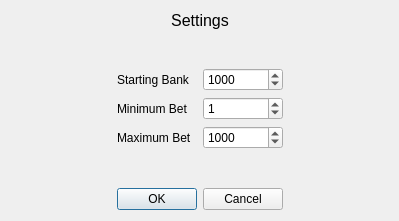
<?xml version="1.0" encoding="UTF-8"?>
<ui version="4.0">
 <class>Dialog</class>
 <widget class="QDialog" name="Dialog">
  <property name="geometry">
   <rect>
    <x>0</x>
    <y>0</y>
    <width>399</width>
    <height>221</height>
   </rect>
  </property>
  <property name="windowTitle">
   <string>Dialog</string>
  </property>
  <layout class="QGridLayout" name="gridLayout">
   <item row="4" column="1">
    <widget class="QDialogButtonBox" name="buttonBox">
     <property name="orientation">
      <enum>Qt::Horizontal</enum>
     </property>
     <property name="standardButtons">
      <set>QDialogButtonBox::Cancel|QDialogButtonBox::Ok</set>
     </property>
    </widget>
   </item>
   <item row="0" column="1">
    <widget class="QLabel" name="label">
     <property name="font">
      <font>
       <pointsize>12</pointsize>
      </font>
     </property>
     <property name="text">
      <string>Settings</string>
     </property>
     <property name="alignment">
      <set>Qt::AlignCenter</set>
     </property>
    </widget>
   </item>
   <item row="3" column="1">
    <spacer name="verticalSpacer">
     <property name="orientation">
      <enum>Qt::Vertical</enum>
     </property>
     <property name="sizeHint" stdset="0">
      <size>
       <width>20</width>
       <height>40</height>
      </size>
     </property>
    </spacer>
   </item>
   <item row="4" column="0">
    <spacer name="horizontalSpacer">
     <property name="orientation">
      <enum>Qt::Horizontal</enum>
     </property>
     <property name="sizeHint" stdset="0">
      <size>
       <width>40</width>
       <height>20</height>
      </size>
     </property>
    </spacer>
   </item>
   <item row="2" column="1">
    <layout class="QGridLayout" name="gridLayout_2">
     <item row="0" column="0">
      <layout class="QGridLayout" name="gridLayout_3">
       <item row="0" column="0">
        <widget class="QLabel" name="label_2">
         <property name="text">
          <string>Starting Bank</string>
         </property>
        </widget>
       </item>
       <item row="1" column="0">
        <widget class="QLabel" name="label_3">
         <property name="text">
          <string>Minimum Bet</string>
         </property>
        </widget>
       </item>
       <item row="2" column="0">
        <widget class="QLabel" name="label_4">
         <property name="text">
          <string>Maximum Bet</string>
         </property>
        </widget>
       </item>
      </layout>
     </item>
     <item row="0" column="1">
      <layout class="QVBoxLayout" name="verticalLayout_2">
       <item>
        <widget class="QSpinBox" name="bankSpinBox">
         <property name="maximum">
          <number>10000</number>
         </property>
         <property name="singleStep">
          <number>10</number>
         </property>
         <property name="value">
          <number>1000</number>
         </property>
        </widget>
       </item>
       <item>
        <widget class="QSpinBox" name="minimumSpinBox">
         <property name="maximum">
          <number>10000</number>
         </property>
         <property name="singleStep">
          <number>10</number>
         </property>
         <property name="value">
          <number>1</number>
         </property>
        </widget>
       </item>
       <item>
        <widget class="QSpinBox" name="maximumSpinBox">
         <property name="maximum">
          <number>10000</number>
         </property>
         <property name="singleStep">
          <number>10</number>
         </property>
         <property name="value">
          <number>1000</number>
         </property>
        </widget>
       </item>
      </layout>
     </item>
    </layout>
   </item>
   <item row="4" column="2">
    <spacer name="horizontalSpacer_2">
     <property name="orientation">
      <enum>Qt::Horizontal</enum>
     </property>
     <property name="sizeHint" stdset="0">
      <size>
       <width>40</width>
       <height>20</height>
      </size>
     </property>
    </spacer>
   </item>
   <item row="1" column="1">
    <spacer name="verticalSpacer_2">
     <property name="orientation">
      <enum>Qt::Vertical</enum>
     </property>
     <property name="sizeHint" stdset="0">
      <size>
       <width>20</width>
       <height>40</height>
      </size>
     </property>
    </spacer>
   </item>
   <item row="2" column="0">
    <spacer name="horizontalSpacer_3">
     <property name="orientation">
      <enum>Qt::Horizontal</enum>
     </property>
     <property name="sizeHint" stdset="0">
      <size>
       <width>40</width>
       <height>20</height>
      </size>
     </property>
    </spacer>
   </item>
   <item row="2" column="2">
    <spacer name="horizontalSpacer_4">
     <property name="orientation">
      <enum>Qt::Horizontal</enum>
     </property>
     <property name="sizeHint" stdset="0">
      <size>
       <width>40</width>
       <height>20</height>
      </size>
     </property>
    </spacer>
   </item>
  </layout>
 </widget>
 <resources/>
 <connections>
  <connection>
   <sender>buttonBox</sender>
   <signal>accepted()</signal>
   <receiver>Dialog</receiver>
   <slot>accept()</slot>
   <hints>
    <hint type="sourcelabel">
     <x>248</x>
     <y>254</y>
    </hint>
    <hint type="destinationlabel">
     <x>157</x>
     <y>274</y>
    </hint>
   </hints>
  </connection>
  <connection>
   <sender>buttonBox</sender>
   <signal>rejected()</signal>
   <receiver>Dialog</receiver>
   <slot>reject()</slot>
   <hints>
    <hint type="sourcelabel">
     <x>316</x>
     <y>260</y>
    </hint>
    <hint type="destinationlabel">
     <x>286</x>
     <y>274</y>
    </hint>
   </hints>
  </connection>
 </connections>
</ui>
